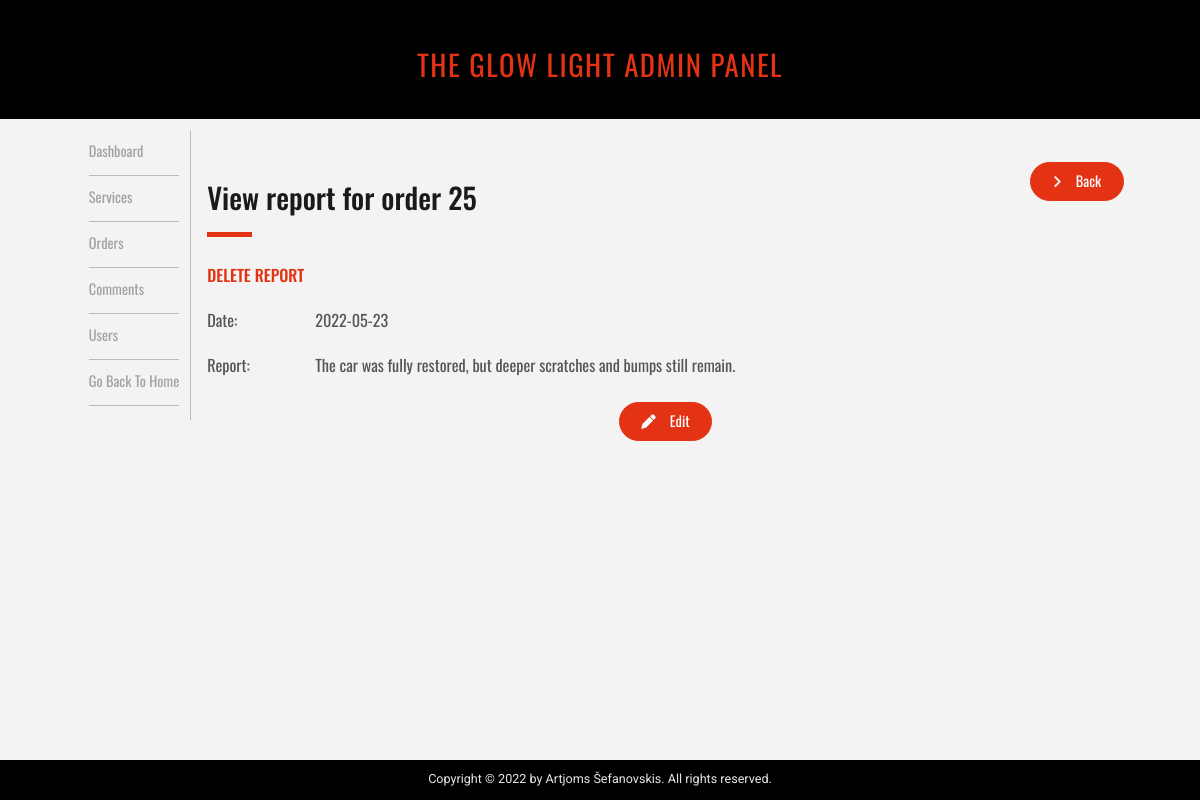
The app's page /admin/admin_orders.php?source=view_report&o_id=25&where=all (signed in) with its own data.
### tables this page shows
CREATE TABLE `order_report` (
  `report_id` int(11) NOT NULL,
  `report_order_id` int(11) NOT NULL,
  `report_text` text NOT NULL,
  `report_date` date NOT NULL
);

### admin/inc/view_order_report.php (the view, shortened to what this page needs)
<?php
  $the_order_id = $_GET['o_id'];
  $where = $_GET['where'];
  $query = "select*from order_report where report_order_id = $the_order_id";
  $select_report = mysqli_query($conn,$query);
  while($row = mysqli_fetch_assoc($select_report)){
    $report_date = $row['report_date'];
    $report_text = $row['report_text'];
  }
?>
<div class="page-header-box">
  <div>
    <h2 class="page-heading">View report for order <?php echo $the_order_id; ?></h2>
    <span class="page-heading-line"></span>
  </div>
  <a href="admin_orders.php?source=view_order&o_id=<?php echo $the_order_id;?>&where=<?php echo $where;?>" class="btn--cta services-create-btn">
    <i class="fas fa-angle-right"></i>
    <span>Back</span>
  </a>
</div>
<table class="ver-table">
  <tr>
    <td><?php echo "<a class='report-link' href='admin_orders.php?source=view_report&o_id=$the_order_id&where=$where&delete=true'>Delete Report</a>";?></td>
  </tr>
  <tr>
    <td class="ver-table-label">Date:</td>
    <td><?php echo $report_date; ?></td>
  </tr>
  <tr>
    <td class="ver-table-label">Report:</td>
    <td><?php echo $report_text; ?></td>
  </tr>
</table>
<div class="btn--submit">
  <a class="btn--cta" href="admin_orders.php?source=edit_report&o_id=<?php echo $the_order_id;?>&where=<?php echo $where;?>">
    <i class="fa fa-pen"></i>
    <span>Edit</span>
  </a>
</div>

### admin/style/general.css (style rules this page uses)
* { margin: 0; padding: 0; box-sizing: border-box; }
html { font-size: 62.5%; height: 100%; }
body { font-family: "Oswald", sans-serif; line-height: 1; font-weight: 400; color: #555; background-color: #f3f3f3; position: relative; min-height: 100vh; }
.btn--cta, .btn--cta:link, .btn--cta:visited { font-family: "Oswald", sans-serif; display: inline-block; color: #fff; background-color: #e43314; font-size: 1.6rem; text-decoration: none; padding: 1.2rem 2.4rem; border-radius: 100px; text-align: center; border: #e43314 solid 1px; height: fit-content; }
.btn--cta i { padding-right: 1.2rem; font-size: 1.6rem; }
.btn--submit { display: block; text-align: center; }
.page-header-box { display: flex; margin-bottom: 3.2rem; justify-content: space-between; }
.page-heading { font-size: 3.2rem; color: #1a1a1a; }
.page-heading-line { display: inline-block; border-top: 5px solid #e43314; width: 5rem; }
.ver-table { font-size: 1.8rem; width: 100%; }
.ver-table tr td { padding-bottom: 3.2rem; }
.ver-table-label { width: 12rem; padding-right: 1.2rem; vertical-align: top; }
@media (max-width: 75em) { html { font-size: 56.25%; } }

### admin/style/orders.css (style rules this page uses)
.report-link:link, .report-link:visited { text-decoration: none; color: #e43314; text-transform: uppercase; font-weight: 500; }

### records on screen
order_report: report_date "2022-05-23", report_text "The car was fully restored, but deeper scratches and bumps still remain."

### other values on screen
$the_order_id "25"
